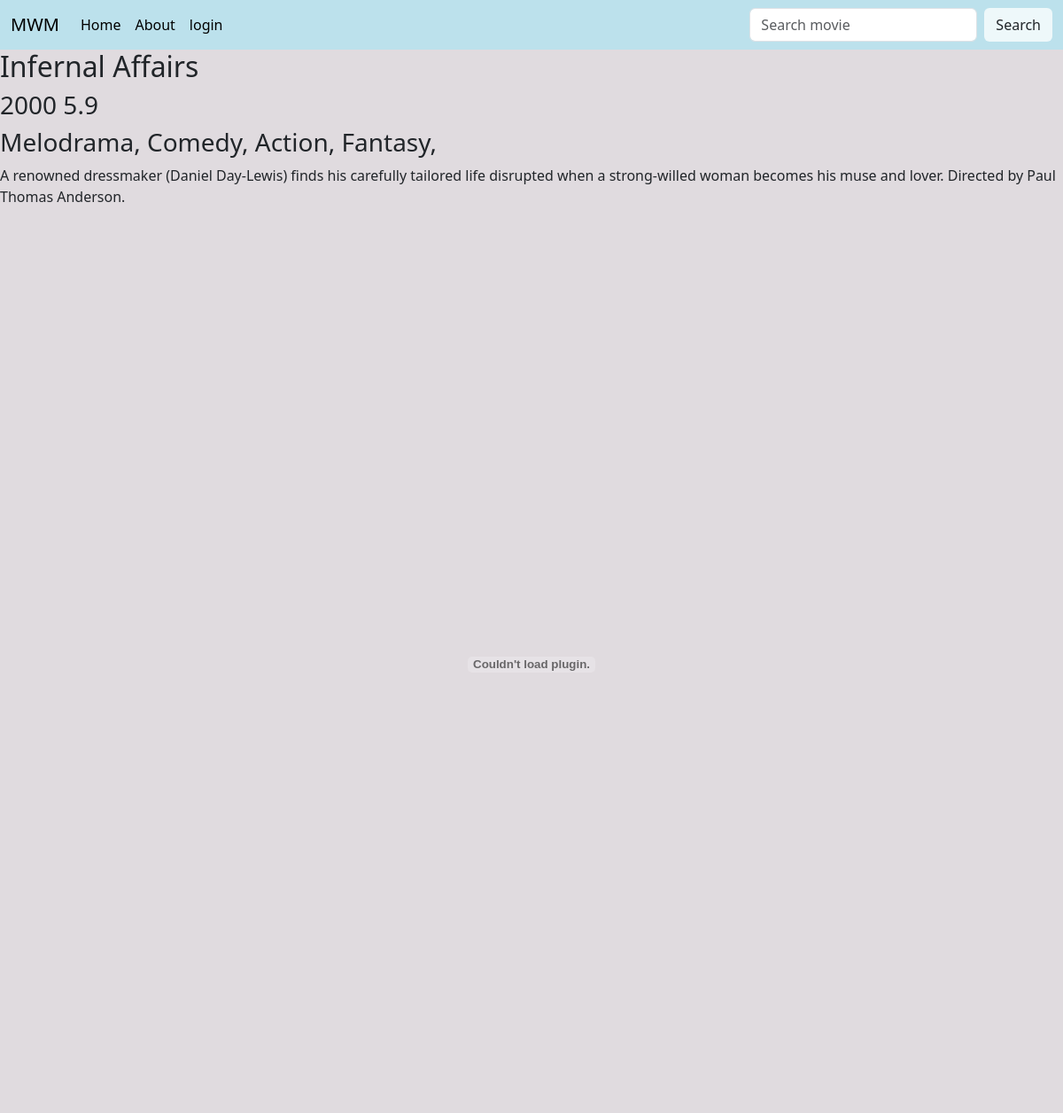
The app's page /watching/10 with its own data.
### base/models.py (models this page shows, shortened)
class Movie(models.Model):
    picture =  models.ImageField(null=True, blank=True)
    name = models.CharField(max_length=70)
    rate = models.FloatField()
    year = models.IntegerField()
    director = models.ForeignKey(Director, on_delete=models.SET_NULL, null=True, blank=True)
    actor = models.ManyToManyField(Actor)
    country = models.ManyToManyField(Country)
    runtime = models.IntegerField()
    genre = models.ManyToManyField(Genre)
    description = models.CharField(max_length=1200)
    trailer = models.CharField(max_length=1000)
    file = models.FileField(null=True)

class Genre(models.Model):
    name = models.CharField(max_length=80)
    def __str__(self):
        return f"{self.name}"

### base/views.py (the view)
# urls.py: path('watching/<str:id>', views.watching, name='watching')
def watching(request, id):
    movie = Movie.objects.get(id=id)
    return render(request, 'base/watching.html', {'movie': movie})

### base/Templates/base/watching.html (shortened to what this page needs)
{%extends 'Main.html'%}
{% block content %}
    <h2> {{ movie.name }} </h2>
    <h3> {{ movie.year}}   {{ movie.rate }}</h3>
    <h3>
        {% for genre in movie.genre.all %}
            {{ genre }},
        {% endfor %}
    </h3>
    <p> {{movie.description }}</p>
    {% load static %}
    <embed src="{% static movie.file.url %}" width="100%" height="1000px" scrolling="auto"/>
{% endblock %}

### Templates/Main.html (shortened to what this page needs)
<!DOCTYPE html>
<html lang="en">
<head>
    {% load static %}
    <link href="https://cdn.jsdelivr.net/npm/bootstrap@5.3.3/dist/css/bootstrap.min.css" rel="stylesheet">
    <link rel="stylesheet" href="{% static 'styles/style.css' %}">
</head>
<body>
    {% include 'navbar.html'%}
    {% block content %}
    {% endblock %}
</body>
</html>

### Templates/navbar.html (shortened to what this page needs)
<nav class="navbar navbar-expand-lg" style="background-color: #bce1ec  ;">
    <div class="container-fluid">
      <a class="navbar-brand" href="{% url 'home' %}">MWM</a>
      <div class="collapse navbar-collapse" id="navbarSupportedContent">
        <ul class="navbar-nav me-auto mb-2 mb-lg-0">
          <li class="nav-item">
            <a class="nav-link active" aria-current="page" href="{% url 'home' %}">Home</a>
          </li>
          <li class="nav-item">
            <a class="nav-link active" aria-current="page" href="{% url 'about' %}">About</a>
          </li>
          {% if request.user.is_authenticated %}
            <li class="nav-item">
              <a class="nav-link active" aria-current="page" href="{% url 'profile' request.user.id %}">Profile</a>
            </li>
            <li class="nav-item">
              <a class="nav-link active" aria-current="page" href="{% url 'logout'%}">logout</a>
            </li>
            {%else%}
              <li class="nav-item">
                <a class="nav-link active" aria-current="page" href="{% url 'login'%}">login</a>
              </li>
          {% endif %}
        </ul>
        <form class="d-flex" role="search" action="">
          <input name="q" class="form-control me-2" type="search" placeholder="Search movie" aria-label="Search">
          <button class="btn" style="background-color: #eef8fa;" type="submit">Search</button>
        </form>
      </div>
    </div>
</nav>

### static/styles/style.css (style rules this page uses)
body { background-color: #e0dbdf; }
a { text-decoration: none; color: black; }

### records on screen
Movie: name "Infernal Affairs", year "2000", rate "5.9", description "A renowned dressmaker (Daniel Day-Lewis) finds his carefully tailored life disrupted when a strong-willed woman becomes his muse and lover. Directed by Paul Thomas Anderson."
Genre: name "Melodrama"
Genre: name "Comedy"
Genre: name "Action"
Genre: name "Fantasy"
